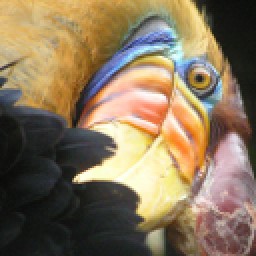
#> input picture (Ex7)_Unsupervised_learning_AND_PCA_algorithm/data/bird_small.png, 128 x 128 px (shown 2 times larger)
$ python main_ImageCompressWithKmeans.py
#> lines starting #> are read from the running program, lines starting #| are printed output that depends on the picture
### (Ex7)_Unsupervised_learning_AND_PCA_algorithm/KmeansAlgo.py
import numpy as np
import seaborn as sns
import matplotlib.pyplot as plt
from findClosestCentroids import find_closest_centroid
from computeCentroidMean import compute_centroid_mean


# TODO: Plot data point X with current and previous centroids
# Output: a figure that contains data X, current & previous centroids (which are connected by dash line)
# [12 lines left out: function plot_kmeans, not called in this run]


# TODO: Perform Kmeans clustering algorithm
# Input: X: data, "initial_centroids": set of initial centroids
# "max_iter": # of iterations
# Return the trained centroids AND idx (set of m params as the closest index of centroid)
def kmeans_algo(X, initial_centroids, max_iter, plot_progress):

    # Plotting progress only valid for 3 colors (K=3)
    if plot_progress:
        # Setting positions for each plot
        ncols = 3
        nrows = int(max_iter/ncols)
        if (max_iter % ncols) > 0:
            nrows = nrows + 1

        # Create number of "fig" & associated "axes" relating to each number of iterations
        fig, axes = plt.subplots(nrows=nrows, ncols=ncols, figsize=(20, nrows*8))
        # Create list of index for each grid (in an array of grids)
        ax_tupple = list(np.ndindex(nrows, ncols))
        # Dealing with the fig not containing iteration of K-means algorithm
        for ax in ax_tupple[max_iter:]:
            # Remove the unused ax off displaying
            axes[ax].set_axis_off()

        # Choose needed grid's index
        ax_tupple = ax_tupple[:max_iter]

    # At first "centroids" & "Initial centroids" are the same
    K = initial_centroids.shape[0]
    centroids = initial_centroids
    previous_centroids = centroids


    # Perform k-means algorithm
    for iter in range(max_iter):
        # List index of closest centroids of each data point in X
        idx = find_closest_centroid(X, centroids)

        # Plotting progress only valid for 3 colors (K=3)
        if plot_progress:
            # List of "axes" for each grid from the current plotting grid
            plot_axes = [axes[ax_idx] for ax_idx in ax_tupple[iter:]]
            # Set title for each iteration
            axes[ax_tupple[iter]].set_title(f"K-means iteration {iter+1}/{max_iter}")
            # Plot the K-means
            plot_kmeans(X, centroids, previous_centroids, idx, K, plot_axes)
            previous_centroids = centroids
            previous_ax = plt.gca()
        else:
            print(f"K-means iteration {iter+1}/{max_iter}")

        # Update centroids for each iteration
        centroids = compute_centroid_mean(X, idx, K)

    if plot_progress:
        plt.show()

    return centroids, idx

### (Ex7)_Unsupervised_learning_AND_PCA_algorithm/findClosestCentroids.py
import numpy as np


# TODO: Find the set of closest examples of each centroid
# Return: set size m in which each value is the index of closest centroid (in a set of initial centroids)
def find_closest_centroid(X, centroids):
    # X: (m, n); centroids: (K, n)
    # Initialize values
    idx = np.zeros((X.shape[0], 1))
    K = centroids.shape[0]
    temp = np.zeros((1, K))

    # Find idx of centroid closest to each data point
    for i in range(X.shape[0]):
        idx[i] = np.argmin(np.sqrt(np.sum((X[i, :] - centroids) ** 2, axis=1))) + 1

    return idx

### (Ex7)_Unsupervised_learning_AND_PCA_algorithm/initializeCentroids.py
import numpy as np


def initialize_centroids(X, K):
    # X: an 2D array; K: int
    # Choose randomly K example from X
    initial_centroids = X[np.random.choice(X.shape[0], K), :]
    return initial_centroids

### (Ex7)_Unsupervised_learning_AND_PCA_algorithm/computeCentroidMean.py
import numpy as np


# TODO: Compute the mean of all data points closed to each centroid (1)
# Return : set of new centroids (Computed by (1))
def compute_centroid_mean(X, idx, K):
    # Initial parameter (X: (m,n), idx: (m, 1))
    centroids = np.zeros((K, X.shape[1]))

    # Compute the centroid mean
    for k in range(K):
        centroids[k, :] = np.mean(X[(idx == k+1).T[0], :], axis=0)
    return centroids

### (Ex7)_Unsupervised_learning_AND_PCA_algorithm/main_ImageCompressWithKmeans.py
import numpy as np
import matplotlib.pyplot as plt
# Open PNG file
from PIL import Image
# Load matlab's file
import scipy.io

from initializeCentroids import initialize_centroids
from KmeansAlgo import kmeans_algo
from findClosestCentroids import find_closest_centroid


# Purpose: we'll use K-means algo to select 16 colors that will be used to represent the compressed image.
# Concretely, we treat every pixel of original image as a data example AND use K-means algo to find 16 colors that are
# the most appropriate cluster (group) of pixel in 3D RGB space. Once we have computed the trained cluster centroids
# on the image, we use these 16 colors to replace colors in image (Means compress image to only 16 colors)

# Load image & show PNG image
fname = "data/bird_small.png"
plt.imshow(Image.open(fname))
plt.axis("off")
plt.show()

# Load image array file of "bird_small.png"
bird_mat = scipy.io.loadmat("data/bird_small.mat")
#> (reads (Ex7)_Unsupervised_learning_AND_PCA_algorithm/data/bird_small.mat from the repository)
A = bird_mat["A"]

# Scaling and Reducing dimension to 2D array
A = np.divide(A, 255)  # Result between 0-1
A = np.reshape(A, (A.shape[0]*A.shape[1], A.shape[2]))
input("Pause program, Press enter to continue")


############# Run K-mean to compress colors of image to 16 colors #############
print("Run K-means clustering algo with K = 16 ")
# Set Initial parameters
K = 16
max_iter = 10
initial_centroids = initialize_centroids(A, K)

# Fitting Data to K-means model -> trained centroids
centroids, _ = kmeans_algo(A, initial_centroids, max_iter, False)  # (K, A.shape[1])

# Apply K-mean model to compress image
# "idx": index of each color closet to each data example
idx = find_closest_centroid(A, centroids)
idx = idx.astype(int)  # (A.shape[0], 1)

# Recover image with only 16 colors
A_recover = np.zeros((A.shape[0], A.shape[1]))
# Apply closest color to each data example
for k in range(A_recover.shape[0]):
    A_recover[k, :] = centroids[idx[k]-1, :]
# Reshape recover array to an image array (3D arr)
A_recovered = A_recover.reshape((bird_mat["A"].shape[0], bird_mat["A"].shape[1], bird_mat["A"].shape[2]))

# Plotting original image and recovered image for comparing
plt.subplot(2, 1, 1)
plt.axis("off")
plt.title("Original")
plt.imshow(Image.open(fname))

plt.subplot(2, 1, 2)
plt.title("Recover")
plt.axis("off")
plt.imshow(A_recovered)
plt.show()
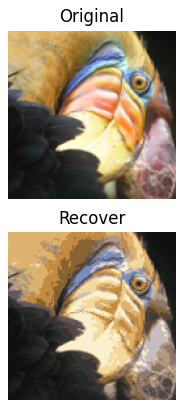
#> figure drawn by matplotlib, 2 panels
input("Pause program, Press enter to continue")


############## K-means with multiple value of K ###############
print("\nRun K-means clustering algorithm with multiple value of K")
# Data input "A" is already pre-precessed above
K_vals = [2, 8, 16, 24, 32]
max_iter = 10

# Run K-means algo to different value of K
img_compressed = []
for iK, K in enumerate(K_vals):
    print(f"\nRun K-mean algo with K = {K}")

    # Run K-means algo
    initial_centroids = initialize_centroids(A, K)
    centroids, _ = kmeans_algo(A, initial_centroids, max_iter, False)
    # Image compression
    idx = find_closest_centroid(A, centroids)
    idx = idx.astype(int)
    # Recover the image with K colors
    A_recover = np.zeros((A.shape[0], A.shape[1]))
    for k in range(A_recover.shape[0]):
        A_recover[k, :] = centroids[idx[k]-1, :]
    A_recovered = A_recover.reshape((bird_mat["A"].shape[0], bird_mat["A"].shape[1], bird_mat["A"].shape[2]))
    # Add recovered image to list
    img_compressed.append(A_recovered)

input("Pause program, Press enter to continue")


# Multiple plot for different recovered images
fig = plt.figure(figsize=(7, 9))
nrows = 3
ncols = 2
ax = fig.add_subplot(nrows, ncols, 1)
ax.axis("off")
ax.set_title("Original")
ax.imshow(bird_mat["A"])

for i in range(len(img_compressed)):
    ax = fig.add_subplot(nrows, ncols, i+2)
    ax.imshow(img_compressed[i])
    ax.axis("off")
    ax.set_title(f"K = {K_vals[i]}")
plt.show()
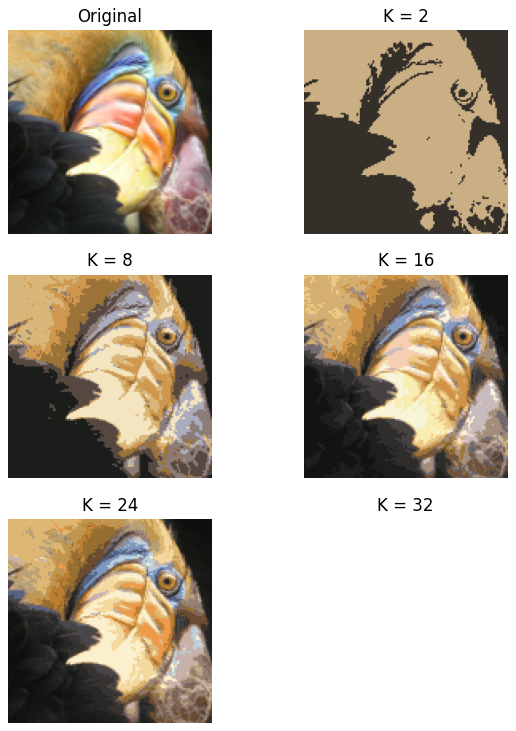
#> figure drawn by matplotlib, 6 panels
